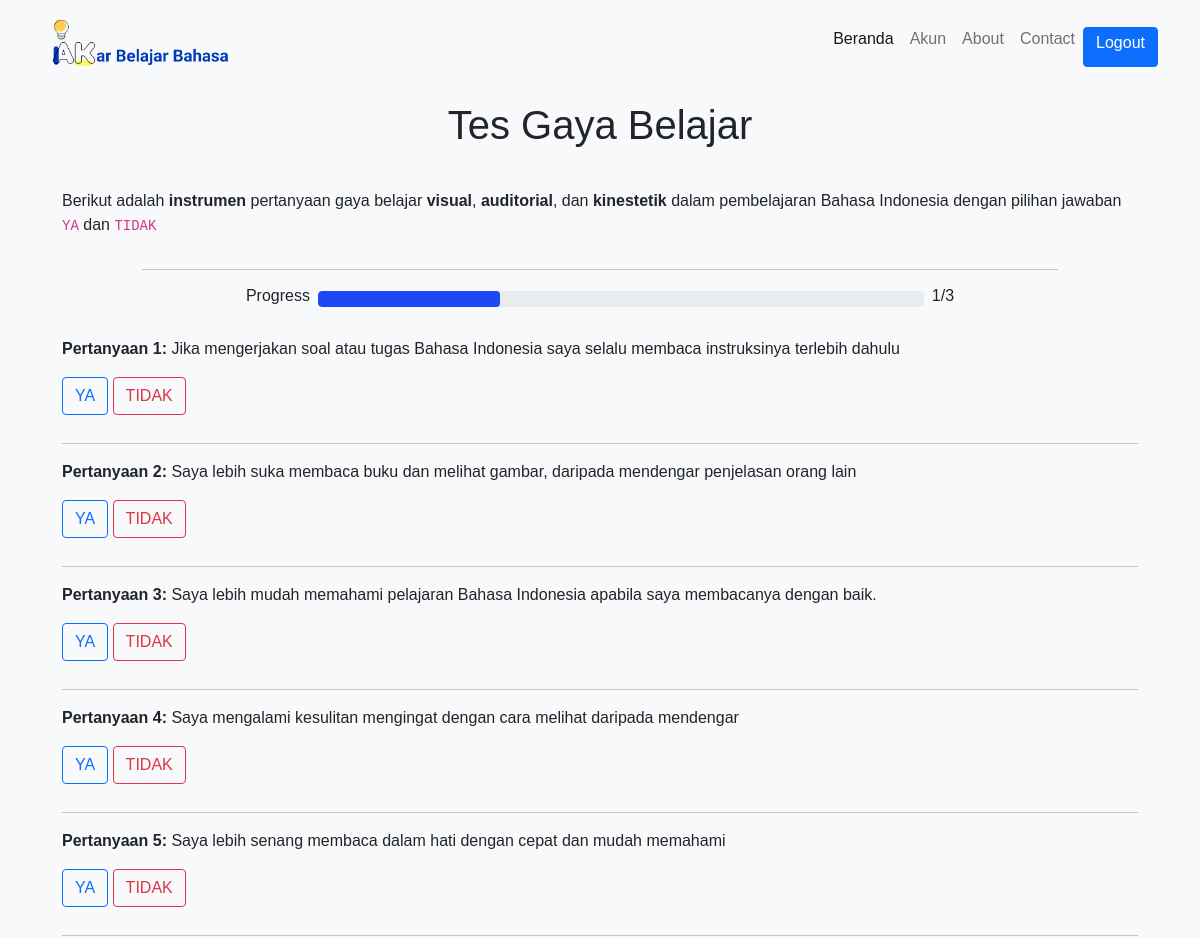
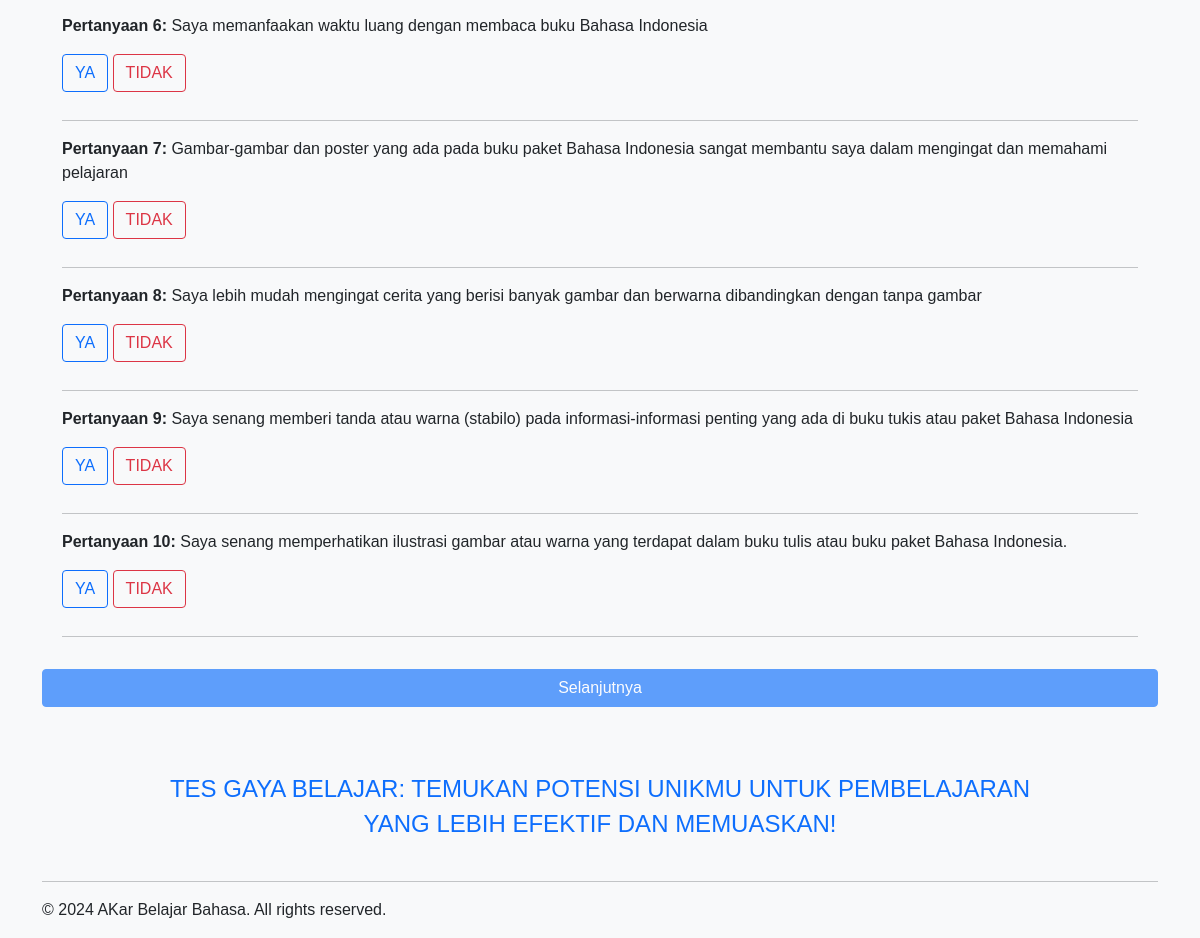
The page /test (signed in) on the database its author committed (2 pictures, top to bottom).
### app/models.py (models this page shows, shortened)
class Pertanyaan(db.Model):
    id = db.Column(db.Integer, primary_key=True, autoincrement=True)
    role = db.Column(db.String(15))
    isi = db.Column(db.String(200))

### app/routes.py (the view, shortened to what this page needs)
@app.route("/test", methods=["GET","POST"])
@login_required
def test():
    if current_user.hasil_test():
        return redirect(url_for('akun'))
    data = Pertanyaan.query.all()
    datastr = request.get_data()
    return render_template("test.html", qs1=data[:10], qs2=data[10:20], qs3=data[20:], title="Tes Gaya Belajar")

### app/models.py (called while the page is built)
@login.user_loader
def load_user(id):
    return User.query.get(int(id))

    def hasil_test(self):
        hasil = Hasiltest.query.filter_by(nip_nis=self.nip_nis).first()
        return hasil

### app/templates/test.html (shortened to what this page needs)
{% extends '_base.html' %}
{% block content %}
<div class="pds" id="atas">
    <div class="container">
        <h1 class="text-center mb-4">Tes Gaya Belajar</h1>
        <div class="accordion-body">
            Berikut adalah <strong>instrumen</strong> pertanyaan gaya belajar <strong>visual</strong>,
            <strong>auditorial</strong>, dan <strong>kinestetik</strong> dalam pembelajaran Bahasa Indonesia dengan
            pilihan jawaban <code>YA</code> dan <code>TIDAK</code>
        </div>
        <form action="/test" id="quiz-form" method="post">
            <div class="accordion" id="accordionExample">
                <h2 class="accordion-header" id="headingOne">
                    <hr>
                    <div class="row " id="">
                        <div style="display: flex;width: 100%;font-size: 1rem;" class="">
                            <p class="">Progress
                            </p>
                            <div style="width: 100%;margin-top: 0.3rem;margin-left: 0.5rem;margin-right: 0.5rem;"
                                class="progress">
                                <div class="progress-value progress" data-progress-percent="1" id="progres"
                                    style="background-color: rgb(28, 72, 247); width: 30%;"></div>
                            </div>
                            <p id="pageProgres">1/3</p>
                        </div>
                    </div>
                </h2>
                <div class="bagian1">
                    <div id="collapseOne" class="accordion-collapse collapse show" aria-labelledby="headingOne"
                        data-bs-parent="#accordionExample">
                        <div class="accordion-body">
                            {% for isi in qs1 %}
                            <div class="question">
                                <p><strong>Pertanyaan {{isi.id}}:</strong> {{ isi.isi }}</p>
                                <label class="btn btn-outline-primary" for="question{{isi.id}}-yes">YA</label>
                                <label class="btn btn-outline-danger" for="question{{isi.id}}-no">TIDAK</label>
                            </div>
                            <hr>
                            {% endfor %}
                        </div>
                    </div>
                </div>
            </div>
        </form>
        <div class="baris">
            <button onclick="next()" id="selanjutnya" class="btn btn-primary w-100 page disabled">
                Selanjutnya
            </button>
        </div>
    </div>
</div>
{% endblock %}

### app/templates/_base.html (shortened to what this page needs)
<!DOCTYPE html>
<html lang="en">
<head>
    <link href="https://maxcdn.bootstrapcdn.com/bootstrap/4.5.2/css/bootstrap.min.css" rel="stylesheet">
    <link href="https://cdn.jsdelivr.net/npm/bootstrap@5.0.2/dist/css/bootstrap.min.css" rel="stylesheet">
        <link rel="stylesheet" href="{{ url_for('static', filename='style.css') }}">
</head>
<body>
    <section>
        <nav class="navbar navbar-expand-lg navbar-light bg-light sticky-top">
            <div class="container">
                <a class="navbar-brand" href="{{ url_for('index') }}">
                    <img src="{{ url_for('static', filename='img/logo.png') }}" alt="" width="200">
                </a>
                <div class="collapse navbar-collapse" id="navbarNav">
                    <ul class="navbar-nav ml-auto">
                        <li class="nav-item active">
                            <a class="nav-link" href="{{ url_for('index') }}">Beranda</a>
                        </li>
                        <li class="nav-item">
                            <a class="nav-link" href="{{ url_for('akun') }}">Akun</a>
                        </li>
                        <li class="nav-item">
                            <a class="nav-link" href="#">About</a>
                        </li>
                        <li class="nav-item">
                            <a class="nav-link" href="#">Contact</a>
                        </li>
                        <li class="nav-item">
                            {% if current_user.is_authenticated %}
                            <a href="{{ url_for('logout') }}" class="btn btn-primary btn-login">Logout</a>
                            {% else %}
                            <a href="{{ url_for('login') }}" class="btn btn-primary btn-login">Login</a>
                            {% endif %}
                        </li>
                    </ul>
                </div>
            </div>
        </nav>
  {% block content %}
  {% endblock %}
  <div class="container m9 mt-5 text-center" id="about">
    <h2 class="font-slg fs-24 text-primary">TES GAYA BELAJAR: TEMUKAN POTENSI UNIKMU UNTUK PEMBELAJARAN YANG LEBIH EFEKTIF DAN MEMUASKAN!</h2>
    <br>
  </div>
  <footer>
    <div class="container">
        <hr>
      <p>&copy; 2024 AKar Belajar Bahasa. All rights reserved.</p>
    </div>
  </footer>
</section>
</body>
</html>

### app/static/style.css (style rules this page uses)
body { background-color: #f8f9fa; font-family: Arial, sans-serif; }
.question { margin-bottom: 20px; }
.sticky-top { position: -webkit-sticky; position: sticky; top: 0; z-index: 1020; }
.btn-login { height: 5vh; margin-top: 1vh; padding-top: 0.2rem; }
.pds { padding: 1rem 1rem 1rem 1rem; }
h2 { margin: 0 9%; font-size: 1rem; }
.font-slg { font-family: poppins,sans-serif !important; font-weight: 500 !important; }
.fs-24 { font-size: 24px !important; line-height: 35px !important; }
a { text-decoration: none !important; }

### app/templates/test.html (style rules this page uses)
.row { margin: 0 10%; }

### rows shown on the page
Pertanyaan: id "1", isi "Jika mengerjakan soal atau tugas Bahasa Indonesia saya selalu membaca instruksinya terlebih dahulu"
Pertanyaan: id "2", isi "Saya lebih suka membaca buku dan melihat gambar, daripada mendengar penjelasan orang lain"
Pertanyaan: id "3", isi "Saya lebih mudah memahami pelajaran Bahasa Indonesia apabila saya membacanya dengan baik."
Pertanyaan: id "4", isi "Saya mengalami kesulitan mengingat dengan cara melihat daripada mendengar"
Pertanyaan: id "5", isi "Saya lebih senang membaca dalam hati dengan cepat dan mudah memahami"
Pertanyaan: id "6", isi "Saya memanfaakan waktu luang dengan membaca buku Bahasa Indonesia"
Pertanyaan: id "7", isi "Gambar-gambar dan poster yang ada pada buku paket Bahasa Indonesia sangat membantu saya dalam mengingat dan memahami pelajaran"
Pertanyaan: id "8", isi "Saya lebih mudah mengingat cerita yang berisi banyak gambar dan berwarna dibandingkan dengan tanpa gambar"
Pertanyaan: id "9", isi "Saya senang memberi tanda atau warna (stabilo) pada informasi-informasi penting yang ada di buku tukis atau paket Bahasa Indonesia"
Pertanyaan: id "10", isi "Saya senang memperhatikan ilustrasi gambar atau warna yang terdapat dalam buku tulis atau buku paket Bahasa Indonesia."
